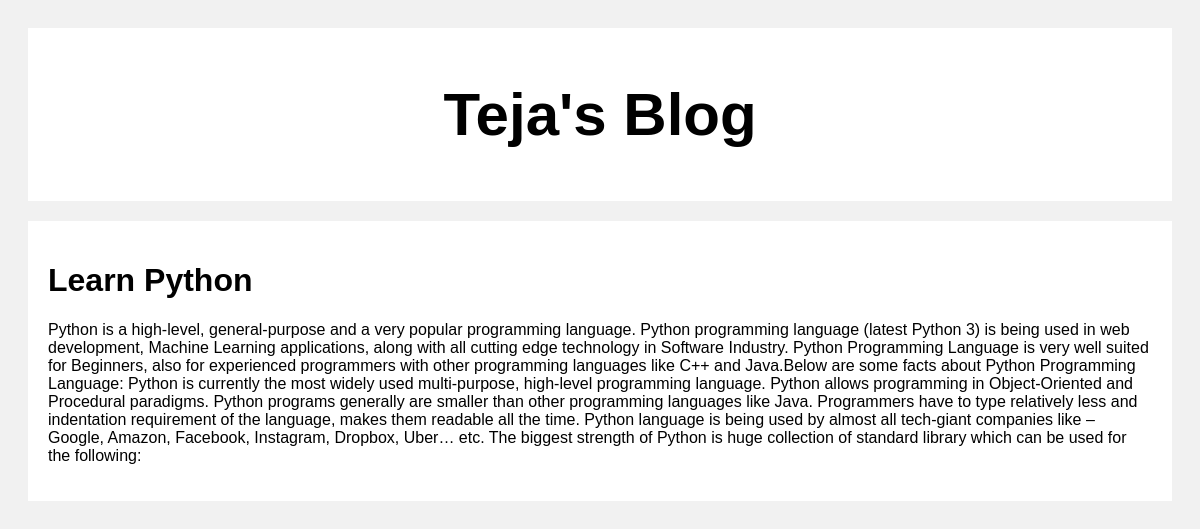
Screenshot of /post/3 with the database file from the repository.
### posts/models.py (models this page shows)
class Post(models.Model):
    title = models.CharField(max_length=100)
    body = models.CharField(max_length=1000000)

### posts/views.py (the view)
# urls.py: path('post/<str:pk>',views.post,name="post"),
def post(request,pk):
    posts = Post.objects.get(id=pk)
    return render (request,'posts.html',{'posts':posts})

### templates/posts.html (shortened to what this page needs)
<!DOCTYPE html>
<html>
<head>
</head>
<body>
<div class="header">
  <h2>Teja's Blog</h2>
</div>
<div class="row">
  <div class="leftcolumn">
    <div class="card">
        <h1>{{posts.title}}</h1>
        <p>{{posts.body}}</p>
    </div>
  </div>
</div>
</body>
</html>

### templates/posts.html (style rules this page uses)
* { box-sizing: border-box; }
body { font-family: Arial; padding: 20px; background: #f1f1f1; }
.header { padding: 2px; font-size: 40px; text-align: center; background: white; }
.leftcolumn { float: left; width: 100%; }
.card { background-color: white; padding: 20px; margin-top: 20px; }
.row:after { content: ""; display: table; clear: both; }

### rows the page displays
Post: title "Learn Python", body "Python is a high-level, general-purpose and a very popular programming language. Python programming language (latest Python 3) is being used in web development, Machine Learning applications, along with all cutting edge technology in Software Industry. Python Programming Language is very well suited for Beginners, also for experienced programmers with other programming languages like C++ and Java.Below are some facts about Python Programming Language: Python is currently the most widely used multi-purpose, high-level programming language. Python allows programming in Object-Oriented and Procedural paradigms. Python programs generally are smaller than other programming languages like Java.…"
